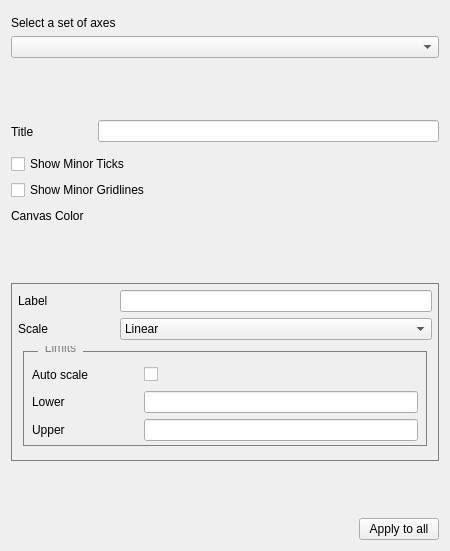
<?xml version="1.0" encoding="UTF-8"?>
<ui version="4.0">
 <class>Form</class>
 <widget class="QWidget" name="Form">
  <property name="geometry">
   <rect>
    <x>0</x>
    <y>0</y>
    <width>450</width>
    <height>551</height>
   </rect>
  </property>
  <property name="minimumSize">
   <size>
    <width>450</width>
    <height>0</height>
   </size>
  </property>
  <property name="windowTitle">
   <string>Form</string>
  </property>
  <layout class="QVBoxLayout" name="verticalLayout_2">
   <item>
    <layout class="QVBoxLayout" name="verticalLayout">
     <item>
      <layout class="QVBoxLayout" name="axes_selector_layout">
       <property name="topMargin">
        <number>5</number>
       </property>
       <item>
        <widget class="QLabel" name="label">
         <property name="text">
          <string>Select a set of axes</string>
         </property>
        </widget>
       </item>
       <item>
        <widget class="QComboBox" name="select_axes_combo_box"/>
       </item>
      </layout>
     </item>
    </layout>
   </item>
   <item>
    <spacer name="verticalSpacer">
     <property name="orientation">
      <enum>Qt::Vertical</enum>
     </property>
     <property name="sizeHint" stdset="0">
      <size>
       <width>20</width>
       <height>40</height>
      </size>
     </property>
    </spacer>
   </item>
   <item>
    <layout class="QVBoxLayout" name="verticalLayout_3">
     <item>
      <layout class="QHBoxLayout" name="horizontalLayout">
       <property name="topMargin">
        <number>4</number>
       </property>
       <property name="bottomMargin">
        <number>4</number>
       </property>
       <item>
        <widget class="QLabel" name="axes_title_label">
         <property name="minimumSize">
          <size>
           <width>0</width>
           <height>0</height>
          </size>
         </property>
         <property name="text">
          <string>Title</string>
         </property>
        </widget>
       </item>
       <item>
        <spacer name="horizontalSpacer_6">
         <property name="orientation">
          <enum>Qt::Horizontal</enum>
         </property>
         <property name="sizeType">
          <enum>QSizePolicy::Fixed</enum>
         </property>
         <property name="sizeHint" stdset="0">
          <size>
           <width>58</width>
           <height>25</height>
          </size>
         </property>
        </spacer>
       </item>
       <item>
        <widget class="QLineEdit" name="axes_title_line_edit">
         <property name="sizePolicy">
          <sizepolicy hsizetype="Expanding" vsizetype="Fixed">
           <horstretch>0</horstretch>
           <verstretch>0</verstretch>
          </sizepolicy>
         </property>
         <property name="minimumSize">
          <size>
           <width>0</width>
           <height>0</height>
          </size>
         </property>
        </widget>
       </item>
      </layout>
     </item>
     <item>
      <widget class="QCheckBox" name="show_minor_ticks_check_box">
       <property name="text">
        <string>Show Minor Ticks</string>
       </property>
      </widget>
     </item>
     <item>
      <widget class="QCheckBox" name="show_minor_gridlines_check_box">
       <property name="text">
        <string>Show Minor Gridlines</string>
       </property>
      </widget>
     </item>
     <item>
      <layout class="QHBoxLayout" name="color_selector_layout">
       <item>
        <widget class="QLabel" name="label_2">
         <property name="text">
          <string>Canvas Color</string>
         </property>
        </widget>
       </item>
       <item>
        <spacer name="horizontalSpacer_8">
         <property name="orientation">
          <enum>Qt::Horizontal</enum>
         </property>
         <property name="sizeHint" stdset="0">
          <size>
           <width>40</width>
           <height>20</height>
          </size>
         </property>
        </spacer>
       </item>
       <item>
        <widget class="QWidget" name="color_selector_dummy_widget" native="true"/>
       </item>
      </layout>
     </item>
    </layout>
   </item>
   <item>
    <spacer name="verticalSpacer_2">
     <property name="orientation">
      <enum>Qt::Vertical</enum>
     </property>
     <property name="sizeHint" stdset="0">
      <size>
       <width>20</width>
       <height>40</height>
      </size>
     </property>
    </spacer>
   </item>
   <item>
    <widget class="QGroupBox" name="groupBox">
     <property name="styleSheet">
      <string notr="true">QGroupBox{ border:1px solid grey; border-radius: 0px; margin: 0px; padding:0px;}</string>
     </property>
     <property name="title">
      <string/>
     </property>
     <layout class="QVBoxLayout" name="verticalLayout_5">
      <property name="leftMargin">
       <number>0</number>
      </property>
      <property name="topMargin">
       <number>0</number>
      </property>
      <property name="rightMargin">
       <number>0</number>
      </property>
      <item>
       <layout class="QVBoxLayout" name="axis_tab_bar_layout">
        <property name="spacing">
         <number>0</number>
        </property>
        <item>
         <widget class="QWidget" name="dummy_axis_tab_bar" native="true"/>
        </item>
       </layout>
      </item>
      <item>
       <layout class="QGridLayout" name="gridLayout">
        <property name="leftMargin">
         <number>6</number>
        </property>
        <property name="rightMargin">
         <number>6</number>
        </property>
        <item row="1" column="0">
         <widget class="QLabel" name="label_3">
          <property name="text">
           <string>Label</string>
          </property>
          <property name="margin">
           <number>0</number>
          </property>
         </widget>
        </item>
        <item row="1" column="2">
         <widget class="QLineEdit" name="label_line_edit">
          <property name="sizePolicy">
           <sizepolicy hsizetype="Expanding" vsizetype="Fixed">
            <horstretch>0</horstretch>
            <verstretch>0</verstretch>
           </sizepolicy>
          </property>
          <property name="minimumSize">
           <size>
            <width>0</width>
            <height>0</height>
           </size>
          </property>
         </widget>
        </item>
        <item row="2" column="0">
         <widget class="QLabel" name="scale_label">
          <property name="sizePolicy">
           <sizepolicy hsizetype="Fixed" vsizetype="Preferred">
            <horstretch>0</horstretch>
            <verstretch>0</verstretch>
           </sizepolicy>
          </property>
          <property name="text">
           <string>Scale</string>
          </property>
          <property name="margin">
           <number>0</number>
          </property>
         </widget>
        </item>
        <item row="2" column="2">
         <widget class="QComboBox" name="scale_combo_box">
          <property name="sizePolicy">
           <sizepolicy hsizetype="Expanding" vsizetype="Fixed">
            <horstretch>0</horstretch>
            <verstretch>0</verstretch>
           </sizepolicy>
          </property>
          <item>
           <property name="text">
            <string>Linear</string>
           </property>
          </item>
          <item>
           <property name="text">
            <string>Log</string>
           </property>
          </item>
          <item>
           <property name="text">
            <string>Symlog</string>
           </property>
          </item>
          <item>
           <property name="text">
            <string>Logit</string>
           </property>
          </item>
         </widget>
        </item>
        <item row="1" column="1">
         <spacer name="horizontalSpacer_2">
          <property name="orientation">
           <enum>Qt::Horizontal</enum>
          </property>
          <property name="sizeType">
           <enum>QSizePolicy::Fixed</enum>
          </property>
          <property name="sizeHint" stdset="0">
           <size>
            <width>60</width>
            <height>20</height>
           </size>
          </property>
         </spacer>
        </item>
        <item row="2" column="1">
         <spacer name="horizontalSpacer_3">
          <property name="orientation">
           <enum>Qt::Horizontal</enum>
          </property>
          <property name="sizeType">
           <enum>QSizePolicy::Fixed</enum>
          </property>
          <property name="sizeHint" stdset="0">
           <size>
            <width>60</width>
            <height>20</height>
           </size>
          </property>
         </spacer>
        </item>
        <item row="3" column="0" colspan="3">
         <widget class="QGroupBox" name="groupBox_2">
          <property name="sizePolicy">
           <sizepolicy hsizetype="Preferred" vsizetype="Preferred">
            <horstretch>0</horstretch>
            <verstretch>0</verstretch>
           </sizepolicy>
          </property>
          <property name="styleSheet">
           <string notr="true">QGroupBox {padding: 5px; margin: 5px;}
QGroupBox:title {subcontrol-origin: margin; subcontrol-position: top left; padding: 5px; color: grey; left:20px; top:-10px; }</string>
          </property>
          <property name="title">
           <string>Limits</string>
          </property>
          <layout class="QHBoxLayout" name="horizontalLayout_3">
           <item>
            <layout class="QGridLayout" name="gridLayout_2">
             <property name="leftMargin">
              <number>4</number>
             </property>
             <property name="topMargin">
              <number>9</number>
             </property>
             <property name="rightMargin">
              <number>4</number>
             </property>
             <item row="0" column="0">
              <widget class="QLabel" name="label_4">
               <property name="text">
                <string>Auto scale</string>
               </property>
              </widget>
             </item>
             <item row="0" column="1">
              <spacer name="horizontalSpacer_4">
               <property name="orientation">
                <enum>Qt::Horizontal</enum>
               </property>
               <property name="sizeType">
                <enum>QSizePolicy::Fixed</enum>
               </property>
               <property name="sizeHint" stdset="0">
                <size>
                 <width>50</width>
                 <height>20</height>
                </size>
               </property>
              </spacer>
             </item>
             <item row="0" column="2">
              <widget class="QCheckBox" name="autoscale"/>
             </item>
             <item row="1" column="2">
              <widget class="QLineEdit" name="lower_limit_line_edit"/>
             </item>
             <item row="2" column="2">
              <widget class="QLineEdit" name="upper_limit_line_edit"/>
             </item>
             <item row="1" column="1">
              <spacer name="horizontalSpacer_5">
               <property name="orientation">
                <enum>Qt::Horizontal</enum>
               </property>
               <property name="sizeType">
                <enum>QSizePolicy::Fixed</enum>
               </property>
               <property name="sizeHint" stdset="0">
                <size>
                 <width>50</width>
                 <height>20</height>
                </size>
               </property>
              </spacer>
             </item>
             <item row="2" column="1">
              <spacer name="horizontalSpacer_7">
               <property name="orientation">
                <enum>Qt::Horizontal</enum>
               </property>
               <property name="sizeType">
                <enum>QSizePolicy::Fixed</enum>
               </property>
               <property name="sizeHint" stdset="0">
                <size>
                 <width>50</width>
                 <height>20</height>
                </size>
               </property>
              </spacer>
             </item>
             <item row="1" column="0">
              <widget class="QLabel" name="label_5">
               <property name="text">
                <string>Lower</string>
               </property>
              </widget>
             </item>
             <item row="2" column="0">
              <widget class="QLabel" name="label_6">
               <property name="text">
                <string>Upper</string>
               </property>
              </widget>
             </item>
            </layout>
           </item>
          </layout>
         </widget>
        </item>
       </layout>
      </item>
     </layout>
    </widget>
   </item>
   <item>
    <spacer name="verticalSpacer_3">
     <property name="orientation">
      <enum>Qt::Vertical</enum>
     </property>
     <property name="sizeHint" stdset="0">
      <size>
       <width>20</width>
       <height>40</height>
      </size>
     </property>
    </spacer>
   </item>
   <item>
    <layout class="QHBoxLayout" name="horizontalLayout_2">
     <item>
      <spacer name="horizontalSpacer">
       <property name="orientation">
        <enum>Qt::Horizontal</enum>
       </property>
       <property name="sizeHint" stdset="0">
        <size>
         <width>40</width>
         <height>20</height>
        </size>
       </property>
      </spacer>
     </item>
     <item>
      <widget class="QPushButton" name="apply_all_button">
       <property name="text">
        <string>Apply to all</string>
       </property>
      </widget>
     </item>
    </layout>
   </item>
  </layout>
 </widget>
 <resources/>
 <connections/>
</ui>
